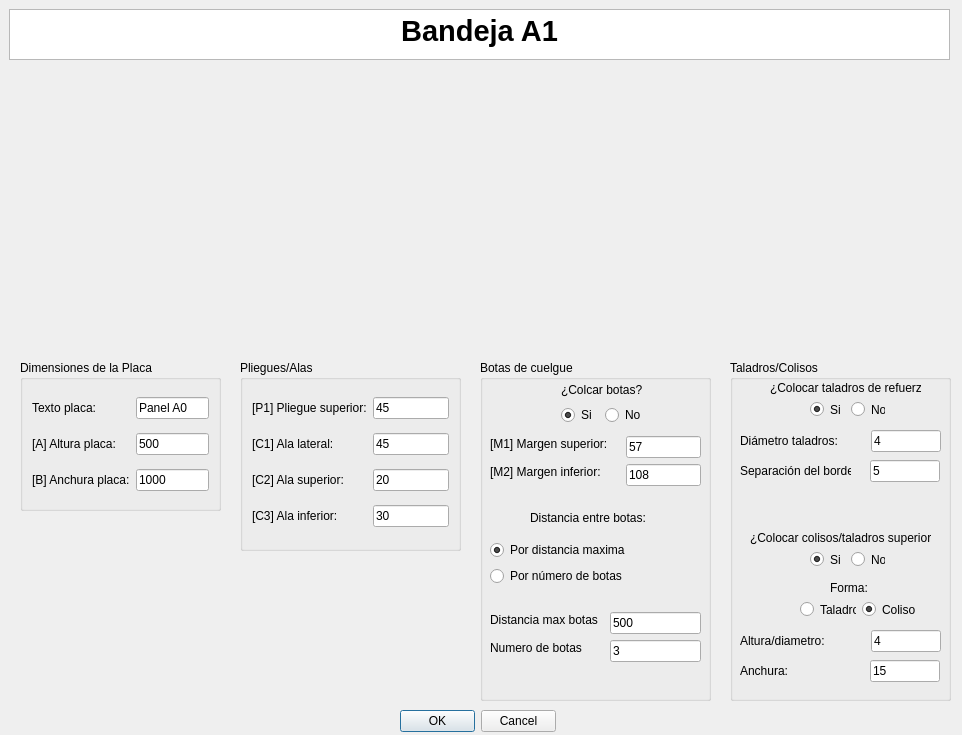
<?xml version="1.0" encoding="UTF-8"?>
<ui version="4.0">
 <class>MyPositionDialog</class>
 <widget class="QDialog" name="MyPositionDialog">
  <property name="geometry">
   <rect>
    <x>0</x>
    <y>0</y>
    <width>962</width>
    <height>735</height>
   </rect>
  </property>
  <property name="windowTitle">
   <string>Enter Position</string>
  </property>
  <property name="whatsThis">
   <string>&lt;html&gt;&lt;head/&gt;&lt;body&gt;&lt;p&gt;Esta ventana de KSDpanel te permite introducir todas las medidas correspondientes del panel seleccionado.&lt;/p&gt;&lt;p&gt;Recuerda que todas las medidas deben de ir en milimetros (mm).&lt;/p&gt;&lt;/body&gt;&lt;/html&gt;</string>
  </property>
  <widget class="QDialogButtonBox" name="buttonBox">
   <property name="geometry">
    <rect>
     <x>400</x>
     <y>710</y>
     <width>156</width>
     <height>23</height>
    </rect>
   </property>
   <property name="orientation">
    <enum>Qt::Horizontal</enum>
   </property>
   <property name="standardButtons">
    <set>QDialogButtonBox::Cancel|QDialogButtonBox::Ok</set>
   </property>
  </widget>
  <widget class="QTextBrowser" name="textBrowser">
   <property name="geometry">
    <rect>
     <x>9</x>
     <y>9</y>
     <width>941</width>
     <height>51</height>
    </rect>
   </property>
   <property name="html">
    <string>&lt;!DOCTYPE HTML PUBLIC &quot;-//W3C//DTD HTML 4.0//EN&quot; &quot;http://www.w3.org/TR/REC-html40/strict.dtd&quot;&gt;
&lt;html&gt;&lt;head&gt;&lt;meta name=&quot;qrichtext&quot; content=&quot;1&quot; /&gt;&lt;style type=&quot;text/css&quot;&gt;
p, li { white-space: pre-wrap; }
&lt;/style&gt;&lt;/head&gt;&lt;body style=&quot; font-family:'MS Shell Dlg 2'; font-size:8.25pt; font-weight:400; font-style:normal;&quot;&gt;
&lt;p align=&quot;center&quot; style=&quot; margin-top:0px; margin-bottom:0px; margin-left:0px; margin-right:0px; -qt-block-indent:0; text-indent:0px;&quot;&gt;&lt;span style=&quot; font-size:22pt; font-weight:600;&quot;&gt;Bandeja A1&lt;/span&gt;&lt;/p&gt;&lt;/body&gt;&lt;/html&gt;</string>
   </property>
  </widget>
  <widget class="QGroupBox" name="groupBox">
   <property name="geometry">
    <rect>
     <x>480</x>
     <y>360</y>
     <width>231</width>
     <height>341</height>
    </rect>
   </property>
   <property name="styleSheet">
    <string notr="true">font: 10pt &quot;MS Shell Dlg 2&quot;;</string>
   </property>
   <property name="title">
    <string>Botas de cuelgue</string>
   </property>
   <widget class="QLineEdit" name="numeroBotasUI">
    <property name="geometry">
     <rect>
      <x>130</x>
      <y>280</y>
      <width>91</width>
      <height>22</height>
     </rect>
    </property>
    <property name="text">
     <string>3</string>
    </property>
   </widget>
   <widget class="QLineEdit" name="distanciaEntreBotasUI">
    <property name="geometry">
     <rect>
      <x>130</x>
      <y>252</y>
      <width>91</width>
      <height>22</height>
     </rect>
    </property>
    <property name="text">
     <string>500</string>
    </property>
   </widget>
   <widget class="QLabel" name="label_7">
    <property name="geometry">
     <rect>
      <x>10</x>
      <y>280</y>
      <width>98</width>
      <height>16</height>
     </rect>
    </property>
    <property name="text">
     <string>Numero de botas</string>
    </property>
   </widget>
   <widget class="QLabel" name="label_6">
    <property name="geometry">
     <rect>
      <x>10</x>
      <y>252</y>
      <width>114</width>
      <height>16</height>
     </rect>
    </property>
    <property name="text">
     <string>Distancia max botas</string>
    </property>
   </widget>
   <widget class="QLabel" name="label_3">
    <property name="geometry">
     <rect>
      <x>10</x>
      <y>76</y>
      <width>130</width>
      <height>16</height>
     </rect>
    </property>
    <property name="text">
     <string>[M1] Margen superior:</string>
    </property>
   </widget>
   <widget class="QLabel" name="label_5">
    <property name="geometry">
     <rect>
      <x>10</x>
      <y>104</y>
      <width>124</width>
      <height>16</height>
     </rect>
    </property>
    <property name="text">
     <string>[M2] Margen inferior:</string>
    </property>
   </widget>
   <widget class="QLineEdit" name="margenAUI">
    <property name="geometry">
     <rect>
      <x>146</x>
      <y>76</y>
      <width>75</width>
      <height>22</height>
     </rect>
    </property>
    <property name="text">
     <string>57</string>
    </property>
   </widget>
   <widget class="QLineEdit" name="margenBUI">
    <property name="geometry">
     <rect>
      <x>146</x>
      <y>104</y>
      <width>75</width>
      <height>22</height>
     </rect>
    </property>
    <property name="text">
     <string>108</string>
    </property>
   </widget>
   <widget class="QLabel" name="label_10">
    <property name="geometry">
     <rect>
      <x>50</x>
      <y>150</y>
      <width>125</width>
      <height>16</height>
     </rect>
    </property>
    <property name="text">
     <string>Distancia entre botas:</string>
    </property>
   </widget>
   <widget class="QWidget" name="layoutWidget">
    <property name="geometry">
     <rect>
      <x>81</x>
      <y>21</y>
      <width>85</width>
      <height>44</height>
     </rect>
    </property>
    <layout class="QGridLayout" name="gridLayout">
     <item row="0" column="0" colspan="2">
      <widget class="QLabel" name="label_2">
       <property name="mouseTracking">
        <bool>false</bool>
       </property>
       <property name="text">
        <string>¿Colcar botas?</string>
       </property>
       <property name="buddy">
        <cstring>label_2</cstring>
       </property>
      </widget>
     </item>
     <item row="1" column="0">
      <widget class="QRadioButton" name="crearBotasUI">
       <property name="text">
        <string>Si</string>
       </property>
       <property name="checked">
        <bool>true</bool>
       </property>
      </widget>
     </item>
     <item row="1" column="1">
      <widget class="QRadioButton" name="noCrearBotasUI">
       <property name="text">
        <string>No</string>
       </property>
      </widget>
     </item>
    </layout>
   </widget>
   <widget class="QWidget" name="">
    <property name="geometry">
     <rect>
      <x>10</x>
      <y>180</y>
      <width>147</width>
      <height>48</height>
     </rect>
    </property>
    <layout class="QVBoxLayout" name="verticalLayout">
     <item>
      <widget class="QRadioButton" name="parametroBotasUI_3">
       <property name="text">
        <string>Por distancia maxima</string>
       </property>
       <property name="checked">
        <bool>true</bool>
       </property>
      </widget>
     </item>
     <item>
      <widget class="QRadioButton" name="parametroBotasUI">
       <property name="text">
        <string>Por número de botas</string>
       </property>
      </widget>
     </item>
    </layout>
   </widget>
  </widget>
  <widget class="QGroupBox" name="groupBox_2">
   <property name="geometry">
    <rect>
     <x>240</x>
     <y>360</y>
     <width>221</width>
     <height>191</height>
    </rect>
   </property>
   <property name="styleSheet">
    <string notr="true">font: 10pt &quot;MS Shell Dlg 2&quot;;</string>
   </property>
   <property name="title">
    <string>Pliegues/Alas</string>
   </property>
   <layout class="QGridLayout" name="gridLayout_2">
    <item row="0" column="0">
     <widget class="QLabel" name="label_13">
      <property name="text">
       <string>[P1] Pliegue superior:</string>
      </property>
     </widget>
    </item>
    <item row="0" column="1">
     <widget class="QLineEdit" name="pliegueSuperiorUI">
      <property name="text">
       <string>45</string>
      </property>
     </widget>
    </item>
    <item row="1" column="0">
     <widget class="QLabel" name="label_9">
      <property name="text">
       <string>[C1] Ala lateral:</string>
      </property>
     </widget>
    </item>
    <item row="1" column="1">
     <widget class="QLineEdit" name="alaIzquierdaUI">
      <property name="text">
       <string>45</string>
      </property>
     </widget>
    </item>
    <item row="2" column="0">
     <widget class="QLabel" name="label_11">
      <property name="text">
       <string>[C2] Ala superior:</string>
      </property>
     </widget>
    </item>
    <item row="2" column="1">
     <widget class="QLineEdit" name="alaSuperiorUI">
      <property name="text">
       <string>20</string>
      </property>
     </widget>
    </item>
    <item row="3" column="0">
     <widget class="QLabel" name="label_12">
      <property name="text">
       <string>[C3] Ala inferior:</string>
      </property>
     </widget>
    </item>
    <item row="3" column="1">
     <widget class="QLineEdit" name="alaInferiorUI">
      <property name="text">
       <string>30</string>
      </property>
     </widget>
    </item>
   </layout>
  </widget>
  <widget class="QLabel" name="imagenPanelUI">
   <property name="geometry">
    <rect>
     <x>240</x>
     <y>60</y>
     <width>521</width>
     <height>281</height>
    </rect>
   </property>
   <property name="text">
    <string/>
   </property>
   <property name="pixmap">
    <pixmap>../imagenes/REF_AH1cotas.jpg</pixmap>
   </property>
   <property name="scaledContents">
    <bool>true</bool>
   </property>
   <property name="wordWrap">
    <bool>false</bool>
   </property>
   <property name="margin">
    <number>0</number>
   </property>
   <property name="openExternalLinks">
    <bool>false</bool>
   </property>
  </widget>
  <widget class="QGroupBox" name="groupBox_3">
   <property name="geometry">
    <rect>
     <x>20</x>
     <y>360</y>
     <width>201</width>
     <height>151</height>
    </rect>
   </property>
   <property name="styleSheet">
    <string notr="true">font: 10pt &quot;MS Shell Dlg 2&quot;;</string>
   </property>
   <property name="title">
    <string>Dimensiones de la Placa</string>
   </property>
   <layout class="QGridLayout" name="gridLayout_3">
    <item row="1" column="0">
     <widget class="QLabel" name="label_8">
      <property name="text">
       <string>[A] Altura placa:</string>
      </property>
     </widget>
    </item>
    <item row="2" column="1">
     <widget class="QLineEdit" name="anchuraPlacaUI">
      <property name="text">
       <string>1000</string>
      </property>
     </widget>
    </item>
    <item row="1" column="1">
     <widget class="QLineEdit" name="alturaPlacaUI">
      <property name="text">
       <string>500</string>
      </property>
     </widget>
    </item>
    <item row="0" column="0">
     <widget class="QLabel" name="label">
      <property name="text">
       <string>Texto placa:</string>
      </property>
     </widget>
    </item>
    <item row="0" column="1">
     <widget class="QLineEdit" name="textoDescriptivoA0UI">
      <property name="text">
       <string>Panel A0</string>
      </property>
     </widget>
    </item>
    <item row="2" column="0">
     <widget class="QLabel" name="label_4">
      <property name="text">
       <string>[B] Anchura placa:</string>
      </property>
     </widget>
    </item>
   </layout>
  </widget>
  <widget class="QGroupBox" name="groupBox_4">
   <property name="geometry">
    <rect>
     <x>730</x>
     <y>360</y>
     <width>221</width>
     <height>341</height>
    </rect>
   </property>
   <property name="title">
    <string>Taladros/Colisos</string>
   </property>
   <widget class="QLabel" name="label_14">
    <property name="geometry">
     <rect>
      <x>40</x>
      <y>20</y>
      <width>151</width>
      <height>16</height>
     </rect>
    </property>
    <property name="text">
     <string>¿Colocar taladros de refuerzo?</string>
    </property>
   </widget>
   <widget class="QLabel" name="label_15">
    <property name="geometry">
     <rect>
      <x>10</x>
      <y>70</y>
      <width>125</width>
      <height>22</height>
     </rect>
    </property>
    <property name="text">
     <string>Diámetro taladros:</string>
    </property>
   </widget>
   <widget class="QLineEdit" name="diametroTaladrosUI">
    <property name="geometry">
     <rect>
      <x>141</x>
      <y>70</y>
      <width>70</width>
      <height>22</height>
     </rect>
    </property>
    <property name="text">
     <string>4</string>
    </property>
   </widget>
   <widget class="QLineEdit" name="distanciaBordeUI">
    <property name="geometry">
     <rect>
      <x>140</x>
      <y>100</y>
      <width>70</width>
      <height>22</height>
     </rect>
    </property>
    <property name="text">
     <string>5</string>
    </property>
   </widget>
   <widget class="QLabel" name="label_16">
    <property name="geometry">
     <rect>
      <x>10</x>
      <y>100</y>
      <width>111</width>
      <height>21</height>
     </rect>
    </property>
    <property name="text">
     <string>Separación del borde:</string>
    </property>
   </widget>
   <widget class="QLabel" name="label_17">
    <property name="geometry">
     <rect>
      <x>20</x>
      <y>170</y>
      <width>181</width>
      <height>16</height>
     </rect>
    </property>
    <property name="text">
     <string>¿Colocar colisos/taladros superiores?</string>
    </property>
   </widget>
   <widget class="QLabel" name="label_18">
    <property name="geometry">
     <rect>
      <x>100</x>
      <y>220</y>
      <width>41</width>
      <height>16</height>
     </rect>
    </property>
    <property name="text">
     <string>Forma:</string>
    </property>
   </widget>
   <widget class="QLineEdit" name="anchuraColisoUI">
    <property name="geometry">
     <rect>
      <x>140</x>
      <y>300</y>
      <width>70</width>
      <height>22</height>
     </rect>
    </property>
    <property name="text">
     <string>15</string>
    </property>
   </widget>
   <widget class="QLineEdit" name="alturaColisoUI">
    <property name="geometry">
     <rect>
      <x>141</x>
      <y>270</y>
      <width>70</width>
      <height>22</height>
     </rect>
    </property>
    <property name="text">
     <string>4</string>
    </property>
   </widget>
   <widget class="QLabel" name="label_19">
    <property name="geometry">
     <rect>
      <x>10</x>
      <y>300</y>
      <width>111</width>
      <height>21</height>
     </rect>
    </property>
    <property name="text">
     <string>Anchura:</string>
    </property>
   </widget>
   <widget class="QLabel" name="label_20">
    <property name="geometry">
     <rect>
      <x>10</x>
      <y>270</y>
      <width>125</width>
      <height>22</height>
     </rect>
    </property>
    <property name="text">
     <string>Altura/diametro:</string>
    </property>
   </widget>
   <widget class="QWidget" name="">
    <property name="geometry">
     <rect>
      <x>80</x>
      <y>40</y>
      <width>75</width>
      <height>19</height>
     </rect>
    </property>
    <layout class="QHBoxLayout" name="horizontalLayout">
     <item>
      <widget class="QRadioButton" name="crearTaladrosUI">
       <property name="text">
        <string>Si</string>
       </property>
       <property name="checked">
        <bool>true</bool>
       </property>
      </widget>
     </item>
     <item>
      <widget class="QRadioButton" name="noCrearTaladrosUI">
       <property name="text">
        <string>No</string>
       </property>
      </widget>
     </item>
    </layout>
   </widget>
   <widget class="QWidget" name="">
    <property name="geometry">
     <rect>
      <x>80</x>
      <y>190</y>
      <width>75</width>
      <height>19</height>
     </rect>
    </property>
    <layout class="QHBoxLayout" name="horizontalLayout_2">
     <item>
      <widget class="QRadioButton" name="crearColisoUI">
       <property name="text">
        <string>Si</string>
       </property>
       <property name="checked">
        <bool>true</bool>
       </property>
      </widget>
     </item>
     <item>
      <widget class="QRadioButton" name="noCrearColisoUI">
       <property name="text">
        <string>No</string>
       </property>
      </widget>
     </item>
    </layout>
   </widget>
   <widget class="QWidget" name="">
    <property name="geometry">
     <rect>
      <x>70</x>
      <y>240</y>
      <width>118</width>
      <height>19</height>
     </rect>
    </property>
    <layout class="QHBoxLayout" name="horizontalLayout_3">
     <item>
      <widget class="QRadioButton" name="taladroColisoUI">
       <property name="text">
        <string>Taladro</string>
       </property>
      </widget>
     </item>
     <item>
      <widget class="QRadioButton" name="colisoColisoUI">
       <property name="text">
        <string>Coliso</string>
       </property>
       <property name="checked">
        <bool>true</bool>
       </property>
      </widget>
     </item>
    </layout>
   </widget>
  </widget>
  <zorder>groupBox_2</zorder>
  <zorder>groupBox</zorder>
  <zorder>buttonBox</zorder>
  <zorder>textBrowser</zorder>
  <zorder>imagenPanelUI</zorder>
  <zorder>groupBox_3</zorder>
  <zorder>groupBox_4</zorder>
 </widget>
 <resources/>
 <connections>
  <connection>
   <sender>buttonBox</sender>
   <signal>accepted()</signal>
   <receiver>MyPositionDialog</receiver>
   <slot>accept()</slot>
   <hints>
    <hint type="sourcelabel">
     <x>248</x>
     <y>254</y>
    </hint>
    <hint type="destinationlabel">
     <x>157</x>
     <y>274</y>
    </hint>
   </hints>
  </connection>
  <connection>
   <sender>buttonBox</sender>
   <signal>rejected()</signal>
   <receiver>MyPositionDialog</receiver>
   <slot>reject()</slot>
   <hints>
    <hint type="sourcelabel">
     <x>316</x>
     <y>260</y>
    </hint>
    <hint type="destinationlabel">
     <x>286</x>
     <y>274</y>
    </hint>
   </hints>
  </connection>
 </connections>
</ui>
